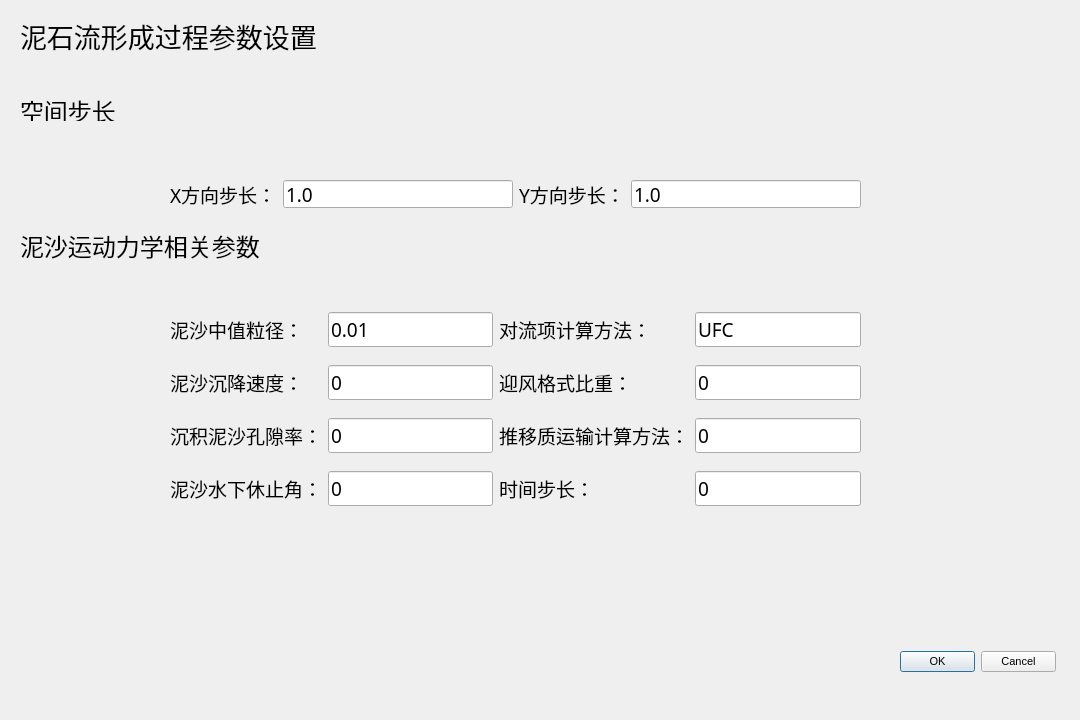
<?xml version="1.0" encoding="UTF-8"?>
<ui version="4.0">
 <class>Dialog_initiation</class>
 <widget class="QDialog" name="Dialog_initiation">
  <property name="geometry">
   <rect>
    <x>0</x>
    <y>0</y>
    <width>1080</width>
    <height>720</height>
   </rect>
  </property>
  <property name="font">
   <font>
    <family>黑体</family>
    <pointsize>14</pointsize>
   </font>
  </property>
  <property name="windowTitle">
   <string>Dialog</string>
  </property>
  <widget class="QDialogButtonBox" name="buttonBox">
   <property name="geometry">
    <rect>
     <x>900</x>
     <y>650</y>
     <width>156</width>
     <height>23</height>
    </rect>
   </property>
   <property name="font">
    <font>
     <family>Arial</family>
     <pointsize>8</pointsize>
    </font>
   </property>
   <property name="orientation">
    <enum>Qt::Horizontal</enum>
   </property>
   <property name="standardButtons">
    <set>QDialogButtonBox::Cancel|QDialogButtonBox::Ok</set>
   </property>
  </widget>
  <widget class="QLabel" name="label">
   <property name="geometry">
    <rect>
     <x>20</x>
     <y>20</y>
     <width>321</width>
     <height>31</height>
    </rect>
   </property>
   <property name="font">
    <font>
     <family>黑体</family>
     <pointsize>20</pointsize>
    </font>
   </property>
   <property name="text">
    <string>泥石流形成过程参数设置</string>
   </property>
  </widget>
  <widget class="QLabel" name="label_2">
   <property name="geometry">
    <rect>
     <x>20</x>
     <y>100</y>
     <width>111</width>
     <height>21</height>
    </rect>
   </property>
   <property name="font">
    <font>
     <family>黑体</family>
     <pointsize>18</pointsize>
    </font>
   </property>
   <property name="text">
    <string>空间步长</string>
   </property>
  </widget>
  <widget class="QLabel" name="label_5">
   <property name="geometry">
    <rect>
     <x>20</x>
     <y>230</y>
     <width>251</width>
     <height>31</height>
    </rect>
   </property>
   <property name="font">
    <font>
     <family>黑体</family>
     <pointsize>18</pointsize>
    </font>
   </property>
   <property name="text">
    <string>泥沙运动力学相关参数</string>
   </property>
  </widget>
  <widget class="QWidget" name="layoutWidget">
   <property name="geometry">
    <rect>
     <x>170</x>
     <y>300</y>
     <width>691</width>
     <height>221</height>
    </rect>
   </property>
   <layout class="QGridLayout" name="gridLayout">
    <item row="0" column="0">
     <widget class="QLabel" name="label_6">
      <property name="text">
       <string>泥沙中值粒径：</string>
      </property>
     </widget>
    </item>
    <item row="0" column="1">
     <widget class="QLineEdit" name="lineEdit_3">
      <property name="text">
       <string>0.01</string>
      </property>
     </widget>
    </item>
    <item row="0" column="2">
     <widget class="QLabel" name="label_7">
      <property name="text">
       <string>对流项计算方法：</string>
      </property>
     </widget>
    </item>
    <item row="0" column="3">
     <widget class="QLineEdit" name="lineEdit_4">
      <property name="text">
       <string>UFC</string>
      </property>
     </widget>
    </item>
    <item row="1" column="0">
     <widget class="QLabel" name="label_8">
      <property name="text">
       <string>泥沙沉降速度：</string>
      </property>
     </widget>
    </item>
    <item row="1" column="1">
     <widget class="QLineEdit" name="lineEdit_5">
      <property name="text">
       <string>0</string>
      </property>
     </widget>
    </item>
    <item row="1" column="2">
     <widget class="QLabel" name="label_9">
      <property name="text">
       <string>迎风格式比重：</string>
      </property>
     </widget>
    </item>
    <item row="1" column="3">
     <widget class="QLineEdit" name="lineEdit_6">
      <property name="text">
       <string>0</string>
      </property>
     </widget>
    </item>
    <item row="2" column="0">
     <widget class="QLabel" name="label_10">
      <property name="text">
       <string>沉积泥沙孔隙率：</string>
      </property>
     </widget>
    </item>
    <item row="2" column="1">
     <widget class="QLineEdit" name="lineEdit_7">
      <property name="text">
       <string>0</string>
      </property>
     </widget>
    </item>
    <item row="2" column="2">
     <widget class="QLabel" name="label_11">
      <property name="text">
       <string>推移质运输计算方法：</string>
      </property>
     </widget>
    </item>
    <item row="2" column="3">
     <widget class="QLineEdit" name="lineEdit_8">
      <property name="text">
       <string>0</string>
      </property>
     </widget>
    </item>
    <item row="3" column="0">
     <widget class="QLabel" name="label_12">
      <property name="text">
       <string>泥沙水下休止角：</string>
      </property>
     </widget>
    </item>
    <item row="3" column="1">
     <widget class="QLineEdit" name="lineEdit_9">
      <property name="text">
       <string>0</string>
      </property>
     </widget>
    </item>
    <item row="3" column="2">
     <widget class="QLabel" name="label_13">
      <property name="text">
       <string>时间步长：</string>
      </property>
     </widget>
    </item>
    <item row="3" column="3">
     <widget class="QLineEdit" name="lineEdit_10">
      <property name="text">
       <string>0</string>
      </property>
     </widget>
    </item>
   </layout>
  </widget>
  <widget class="QWidget" name="layoutWidget">
   <property name="geometry">
    <rect>
     <x>170</x>
     <y>180</y>
     <width>691</width>
     <height>28</height>
    </rect>
   </property>
   <layout class="QHBoxLayout" name="horizontalLayout">
    <item>
     <widget class="QLabel" name="label_3">
      <property name="text">
       <string>X方向步长：</string>
      </property>
     </widget>
    </item>
    <item>
     <widget class="QLineEdit" name="lineEdit">
      <property name="text">
       <string>1.0</string>
      </property>
     </widget>
    </item>
    <item>
     <widget class="QLabel" name="label_4">
      <property name="text">
       <string>Y方向步长：</string>
      </property>
     </widget>
    </item>
    <item>
     <widget class="QLineEdit" name="lineEdit_2">
      <property name="text">
       <string>1.0</string>
      </property>
     </widget>
    </item>
   </layout>
  </widget>
 </widget>
 <resources/>
 <connections>
  <connection>
   <sender>buttonBox</sender>
   <signal>accepted()</signal>
   <receiver>Dialog_initiation</receiver>
   <slot>accept()</slot>
   <hints>
    <hint type="sourcelabel">
     <x>248</x>
     <y>254</y>
    </hint>
    <hint type="destinationlabel">
     <x>157</x>
     <y>274</y>
    </hint>
   </hints>
  </connection>
  <connection>
   <sender>buttonBox</sender>
   <signal>rejected()</signal>
   <receiver>Dialog_initiation</receiver>
   <slot>reject()</slot>
   <hints>
    <hint type="sourcelabel">
     <x>316</x>
     <y>260</y>
    </hint>
    <hint type="destinationlabel">
     <x>286</x>
     <y>274</y>
    </hint>
   </hints>
  </connection>
 </connections>
</ui>
